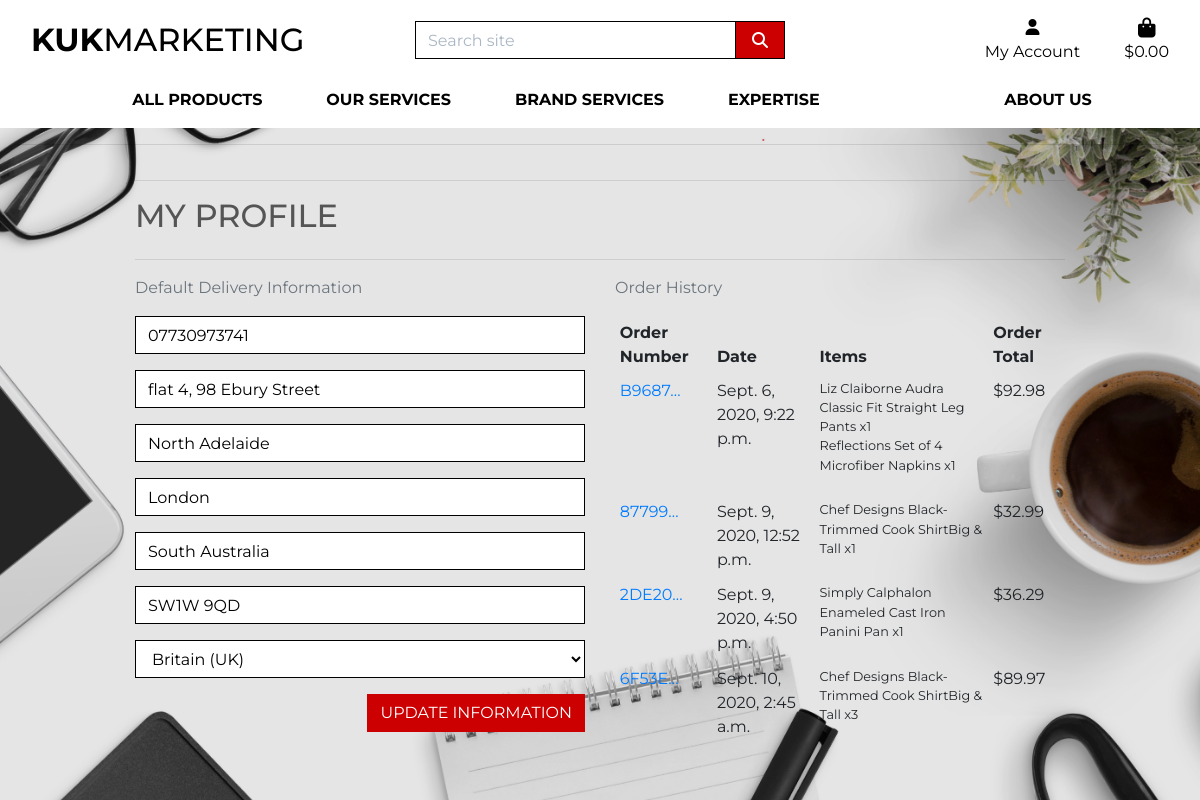
The app's page /profile/ (signed in) with its own data.
### profiles/models.py (models this page shows, shortened)
class UserProfile(models.Model):
    user = models.OneToOneField(User, on_delete=models.CASCADE)
    default_phone_number = models.CharField(max_length=20, null=True, blank=True)
    default_street_address1 = models.CharField(max_length=80, null=True, blank=True)
    default_street_address2 = models.CharField(max_length=80, null=True, blank=True)
    default_town_or_city = models.CharField(max_length=40, null=True, blank=True)
    default_county = models.CharField(max_length=80, null=True, blank=True)
    default_postcode = models.CharField(max_length=20, null=True, blank=True)
    default_country = CountryField(blank_label='Country', null=True, blank=True)

### checkout/models.py (models this page shows, shortened)
class Order(models.Model):
    order_number = models.CharField(max_length=32, null=False, editable=False)
    user_profile = models.ForeignKey(UserProfile, on_delete=models.SET_NULL,
                                     null=True, blank=True, related_name='orders')
    full_name = models.CharField(max_length=50, null=False, blank=False)
    email = models.EmailField(max_length=254, null=False, blank=False)
    phone_number = models.CharField(max_length=20, null=False, blank=False)
    country = CountryField(blank_label='Country *', null=False, blank=False)
    postcode = models.CharField(max_length=20, null=True, blank=True)
    town_or_city = models.CharField(max_length=40, null=False, blank=False)
    street_address1 = models.CharField(max_length=80, null=False, blank=False)
    street_address2 = models.CharField(max_length=80, null=True, blank=True)
    county = models.CharField(max_length=80, null=True, blank=True)
    date = models.DateTimeField(auto_now_add=True)
    delivery_cost = models.DecimalField(max_digits=6, decimal_places=2, null=False, default=0)
    order_total = models.DecimalField(max_digits=10, decimal_places=2, null=False, default=0)
    grand_total = models.DecimalField(max_digits=10, decimal_places=2, null=False, default=0)
    original_bag = models.TextField(null=False, blank=False, default='')
    stripe_pid = models.CharField(max_length=254, null=False, blank=False, default='')

class OrderLineItem(models.Model):
    order = models.ForeignKey(Order, null=False, blank=False, on_delete=models.CASCADE, related_name='lineitems')
    product = models.ForeignKey(Product, null=False, blank=False, on_delete=models.CASCADE)
    product_size = models.CharField(max_length=2, null=True, blank=True) # XS, S, M, L, XL
    quantity = models.IntegerField(null=False, blank=False, default=0)
    lineitem_total = models.DecimalField(max_digits=6, decimal_places=2, null=False, blank=False, editable=False)

### products/models.py (models this page shows, shortened)
class Product(models.Model):
    category = models.ForeignKey('Category', null=True, blank=True,
                                 on_delete=models.SET_NULL)
    sku = models.CharField(max_length=254, null=True, blank=True)
    name = models.CharField(max_length=254)
    description = models.TextField()
    has_sizes = models.BooleanField(default=False, null=True, blank=True)
    price = models.DecimalField(max_digits=6, decimal_places=2)
    rating = models.DecimalField(max_digits=6, decimal_places=2, null=True,
                                 blank=True)
    image_url = models.URLField(max_length=1024, null=True, blank=True)
    image = models.ImageField(null=True, blank=True)

### profiles/views.py (the view)
# urls.py: path('profile/', include('profiles.urls')),
@login_required
def profile(request):
    profile = get_object_or_404(UserProfile, user=request.user)
    if request.method == 'POST':
        form = UserProfileForm(request.POST, instance=profile)
        if form.is_valid():
            form.save()
            messages.success(request, 'Profile updated successfully')
        else:
            messages.error(request, 'Update failed. Please ensure the form is valid.')
    else:
        form = UserProfileForm(instance=profile)
    orders = profile.orders.all()
    template = 'profiles/profile.html'
    context = {
        'form': form,
        'orders': orders,
        'on_profile_page': True
    }
    return render(request, template, context)

### bag/contexts.py (called while the page is built, shortened)
def bag_contents(request):
    bag_items = []
    total = 0
    product_count = 0
    bag = request.session.get('bag', {})
    if total < settings.FREE_DELIVERY_THRESHOLD:
        delivery = total * Decimal(settings.STANDARD_DELIVERY_PERCENTAGE / 100)
        free_delivery_delta = settings.FREE_DELIVERY_THRESHOLD - total
    else:
        delivery = 0
        free_delivery_delta = 0
    grand_total = delivery + total
    context = {
        'bag_items': bag_items,
        'total': total,
        'product_count': product_count,
        'delivery': delivery,
        'free_delivery_delta': free_delivery_delta,
        'free_delivery_threshold': settings.FREE_DELIVERY_THRESHOLD,
        'grand_total': grand_total,
    }
    return context

### profiles/templates/profiles/profile.html (shortened to what this page needs)
{% extends "base.html" %}
{% load static %}
{% block extra_css %}
    <link rel="stylesheet" href="{% static 'profiles/css/profile.css' %}">
{% endblock %}
{% block page_header %}
    <div class="container header-container">
    </div>
{% endblock %}
{% block content %}
    <div class="overlay"></div>
    <div class="container">
        <div class="row">
            <div class="col">
                <hr>
                <h2 class="logo-font mb-4">My Profile</h2>
                <hr>
            </div>
        </div>
        <div class="row">
            <div class="col-12 col-lg-6">
                <p class="text-muted">Default Delivery Information</p>
                <form class="mt-3" action="{% url 'profile' %}" method="POST" id="profile-update-form">
                    {{ form|crispy }}
                    <button class="btn btn-black rounded-0 text-uppercase float-right">Update Information</button>
                </form>
            </div>
            <div class="col-12 col-lg-6">
                <p class="text-muted">Order History</p>
                <div class="order-history table-responsive">
                    <table class="table table-sm table-borderless">
                        <thead>
                            <tr>
                                <th>Order Number</th>
                                <th>Date</th>
                                <th>Items</th>
                                <th>Order Total</th>
                            </tr>
                        </thead>
                        <tbody>
                            {% for order in orders %}
                                <tr>
                                    <td>
                                        <a href="{% url 'order_history' order.order_number %}"
                                        title="{{ order.order_number }}">
                                            {{ order.order_number|truncatechars:6 }}
                                        </a>
                                    </td>
                                    <td>{{ order.date }}</td>
                                    <td>
                                        <ul class="list-unstyled">
                                            {% for item in order.lineitems.all %}
                                                <li class="small">
                                                    {{ item.product.name }} x{{ item.quantity }}
                                                </li>
                                            {% endfor %}
                                        </ul>
                                    </td>
                                    <td>${{ order.grand_total }}</td>
                                </tr>
                            {% endfor %}
                        </tbody>
                    </table>
                </div>
            </div>
        </div>
{% endblock %}

### static/css/base.css (style rules this page uses)
html { height: 100%; font-family: 'Montserrat', sans-serif; }
body { background: url('/media/background_2020-09_cropped.jpg') no-repeat center center fixed; background-size: cover; height: calc(100vh - 174px); color: #555; font-family: 'Montserrat'; }
.logo-font { text-transform: uppercase; }
.btn-black { background:rgb(204, 0, 0); color: white; }
.border-black { border: 1px solid black !important; }
.overlay { height: 100%; width: 100%; top: 0; left: 0; position: absolute; background: rgba(0, 0, 0, 0.1); z-index: -1; }
@media (min-width: 1200px) { .container { max-width: 80%; } }
@media (min-width: 992px) { .header-container { padding-top: 164px; } }

### profiles/static/profiles/css/profile.css (style rules this page uses)
.order-history { max-height: 416px; overflow-y: auto; }
#profile-update-form .form-control { color: #000; }
#profile-update-form input::placeholder { color: #aab7c4; }
#id_default_country, #id_default_country option:not(:first-child) { color: #000; }

### records on screen
UserProfile: default_phone_number "07730973741", default_street_address1 "flat 4, 98 Ebury Street", default_street_address2 "North Adelaide", default_town_or_city "London", default_county "South Australia", default_postcode "SW1W 9QD", default_country "Britain (UK)"
Order: order_number "B9687…", date "Sept. 6, 2020, 9:22 p.m.", grand_total "92.98"
OrderLineItem: product.name "Liz Claiborne Audra Classic Fit Straight Leg Pants", quantity "1"
OrderLineItem: product.name "Reflections Set of 4 Microfiber Napkins", quantity "1"
Order: order_number "87799…", date "Sept. 9, 2020, 12:52 p.m.", grand_total "32.99"
OrderLineItem: product.name "Chef Designs Black-Trimmed Cook ShirtBig & Tall", quantity "1"
Order: order_number "2DE20…", date "Sept. 9, 2020, 4:50 p.m.", grand_total "36.29"
OrderLineItem: product.name "Simply Calphalon Enameled Cast Iron Panini Pan", quantity "1"
Order: order_number "6F53E…", date "Sept. 10, 2020, 2:45 a.m.", grand_total "89.97"
OrderLineItem: product.name "Chef Designs Black-Trimmed Cook ShirtBig & Tall", quantity "3"
